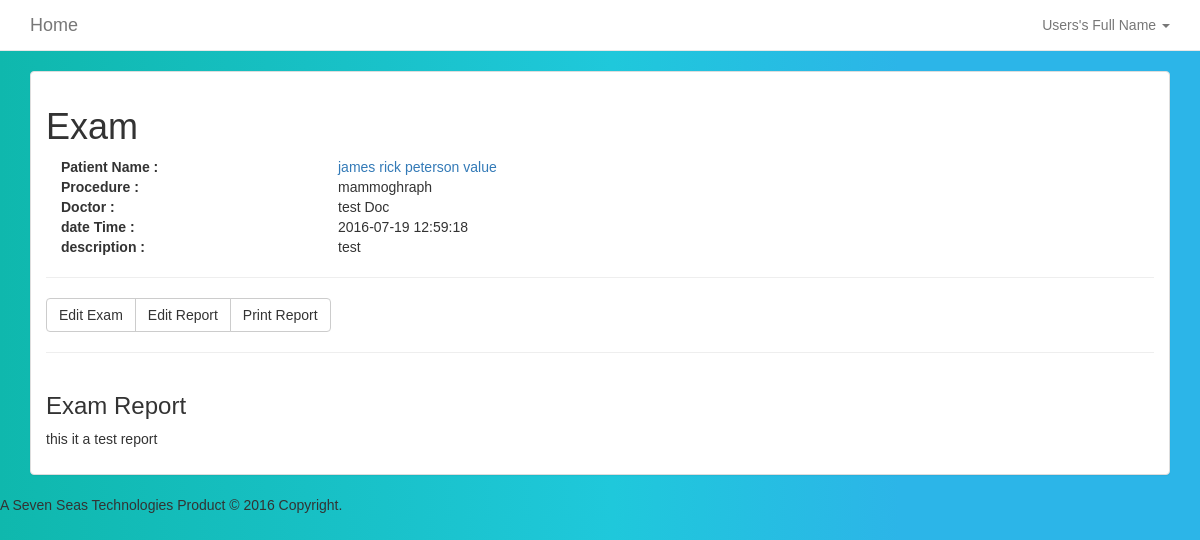
/examinfo?id=1 (signed in), run on the app's committed database.
### tables this page shows
CREATE TABLE `reports` (
  `id` varchar(30) NOT NULL,
  `reviewer_id` varchar(30) NOT NULL,
  `exam_id` varchar(30) NOT NULL,
  `patient_id` varchar(30) NOT NULL,
  `report` text NOT NULL,
  `created_at` timestamp NOT NULL DEFAULT CURRENT_TIMESTAMP
);

CREATE TABLE `patient_details` (
  `patient_id` varchar(30) NOT NULL,
  `patient_name` varchar(50) NOT NULL,
  `birthday` date NOT NULL,
  `phonenumber` varchar(50) NOT NULL,
  `national_id` varchar(50) NOT NULL,
  `status` varchar(11) NOT NULL,
  `gender` varchar(10) NOT NULL,
  `created_at` timestamp NOT NULL DEFAULT CURRENT_TIMESTAMP
);

CREATE TABLE `exam_info` (
  `exam_id` varchar(30) NOT NULL,
  `performer_id` varchar(30) NOT NULL,
  `patient_id` varchar(30) NOT NULL,
  `req_physician` varchar(50) NOT NULL,
  `modality` varchar(2) NOT NULL,
  `exam_name` varchar(50) NOT NULL,
  `exam_reason` text NOT NULL,
  `receipt` varchar(20) NOT NULL,
  `amount` int(11) NOT NULL,
  `created_at` timestamp NOT NULL DEFAULT CURRENT_TIMESTAMP ON UPDATE CURRENT_TIMESTAMP,
  `exam_done` tinyint(4) NOT NULL,
  `report_done` tinyint(4) NOT NULL
);

### app/conn_db.php (called while the page is built, shortened)
<?php
$conn = "";
function affected() {
    global $conn, $rows_affected;
    $rows_affected = mysqli_affected_rows($conn);
    if ($rows_affected < 1) {
        $error_sql ="No information added to or retreived from database. Try checking your parameters" . "<br>";
        error_handler($error_sql, mysqli_errno($conn), mysqli_error($conn));
        return 0;
    }
    else {
        return $rows_affected;
    }
}
function db_query($sql) {
    global $conn;
    $result = $conn->query($sql);
    if ($result == FALSE) {
        $error_sql = "Error querying db, check sql statement" . "<br>";
        error_handler($error_sql, mysqli_errno($conn), mysqli_error($conn));
    }
    else {
        return $result;
    }
}
?>

### views_user/examinfo.php (the view, shortened to what this page needs)
<?php
if(isset($_GET['id'])){
    $id=$_GET['id'];
    $select = "SELECT * FROM exam_info INNER JOIN patient_details ON exam_info.patient_id=patient_details.patient_id INNER JOIN reports ON exam_info.exam_id=reports.exam_id where exam_info.exam_id='$id'";
$exam = db_query($select);
$results = $exam->fetch_assoc();
}
?>
  <div class="section">
      <div class="container">
           <div class="panel panel-default panel-faded">
                <div class="panel-body">
        <div class="row">
          <div class="col-md-12">
            <h1>Exam</h1>
          </div>
        </div>
        <div class="row">
      <div class="col-md-12">
        <div class="col-md-3">
        <dt>Patient Name :</dt>
        </div>
        <div class="col-md-9">
        <dd><a href="patientinfo?id=<?php echo $results['patient_id'];?>"><?php echo $results['patient_name'];?></a></dd>
        </div>
         <div class="col-md-3">
        <dt>Procedure :</dt>
        </div>
        <div class="col-md-9">
        <dd><?php echo $results['exam_name'];?></dd>
        </div>
         <div class="col-md-3">
        <dt>Doctor :</dt>
        </div>
        <div class="col-md-9">
        <dd><?php echo $results['req_physician'];?></dd>
        </div>
      <div class="col-md-3">
        <dt>date Time :</dt>
        </div>
        <div class="col-md-9">
        <dd><?php echo $results['created_at'];?></dd>
        </div>
        <div class="col-md-3">
        <dt>description :</dt>
        </div>
        <div class="col-md-9">
        <dd><?php echo e($results['exam_reason']);?></dd>
        </div>
      </div>
      </div>
          <div class="row">
          <div class="col-md-12">
            <hr>
          </div>
          </div>
           <div class="row">
          <div class="col-md-12">
            <div class="btn-group">
              <a href="edit-exam?id=<?php echo $results['exam_id'];?>" class="btn btn-default">Edit Exam</a>
               <?php if($results['exam_done']==0): ?>
              <a href="execute?exam_id=<?php echo $results['exam_id'];?>" class="btn btn-default">Take Exam</a>
              <?php else: ?>
              <?php if($results['report_done']==1): ?>
              <a href="editreport?exam_id=<?php echo $results['exam_id'];?>" class="btn btn-default"> Edit Report</a>
              <a href="print_preview?exam_id=<?php echo $results['exam_id'];?>" class="btn btn-default">Print Report</a>
            <?php else: ?>
              <a href="editreport?exam_id=<?php echo $results['exam_id'];?>" class="btn btn-default">Make Report</a>
            <?php endif; ?>
            <?php endif; ?>
            </div>
          </div>
        </div>
        <hr>
        <div class="row">
          <div class="col-md-12">
            <h3>Exam Report</h3>
          <?php if($results['report']): ?>
            <p><?php echo  strip_tags(stripslashes($results['report']));?></p>
          <?php else: ?>
            <p>Report has not been made</p>
          <?php endif; ?>
          </div>
        </div>
      </div>
</div>
</div>

### app/functions.php (shortened to what this page needs)
<?php
function e($value){
    echo htmlspecialchars($value,ENT_QUOTES);
}
?>

### assets/css/style.css (style rules this page uses)
body { background:linear-gradient(90deg, #0fb8ad 0%, #1fc8db 51%, #2cb5e8 75%); font-family: Arial,sans-serif; }

### data on the page
reports: patient.patient_name "james rick peterson value", exam_info.exam_name "mammoghraph", exam_info.req_physician "test Doc", created_at "2016-07-19 12:59:18", exam_info.exam_reason "test", report "this it a test report"

### other printed values
$_SESSION["full_name"] "Users's Full Name"
